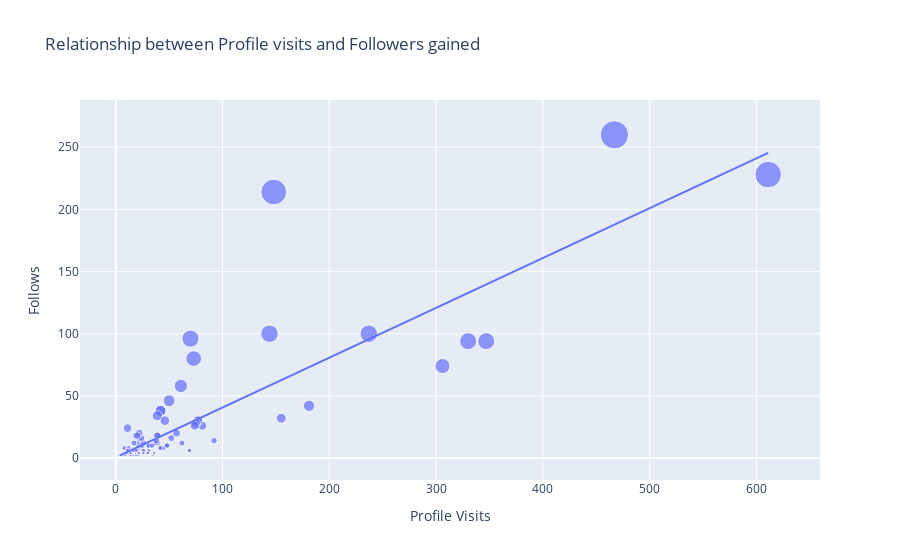

The cell this chart's notebook holds for it:
### Markdown cell above
The conversion rate of this Instagram account is 41% which is a very good conversion rate.  
Let's look at the relationship between the total profile visits and the number of followes gained from them.

### Code cell
fig= px.scatter(data_frame= data, x="Profile Visits", y= "Follows", 
                   size="Follows", trendline="ols", 
                   title= "Relationship between Profile visits and Followers gained")
fig.show()

### Figure 1 — Plotly figure (JSON) as saved in the notebook; plotly's stock layout.template omitted (floating-point values rounded to 4 significant figures)
{"data": [{"hovertemplate": "Profile Visits=%{x}<br>Follows=%{marker.size}<extra></extra>", "legendgroup": "", "marker": {"color": "#636efa", "size": [2, 10, 12, 8, 0, 2, 0, 6, 4, 6, 4, 0, 2, 4, 42, 6, 2, 2, 30, 0, 0, 24, 100, 2, 4, 6, 6, 6, 2, 2, 20, 2, 4, 8, 26, 2, 2, 4, 0, 2, 94, 8, 18, 10, 4, 4, 4, 4, 18, 38, 10, 12, 4, 4, 74, 0, 6, 6, 0, 6, 12, 10, 8, 8, 46, 12, 10, 94, 6, 10, 6, 4, 12, 16, 12, 8, 32, 8, 16, 6, 10, 10, 6, 2, 2, 30, 0, 4, 4, 18, 38, 10, 2, 4, 6, 6, 6, 2, 2, 14, 8, 14, 28, 18, 12, 34, 26, 260, 16, 96, 20, 30, 58, 100, 80, 18, 10, 214, 228], "sizemode": "area", "sizeref": 0.65, "symbol": "circle"}, "mode": "markers", "name": "", "orientation": "v", "showlegend": false, "type": "scatter", "x": [35, 48, 62, 23, 8, 9, 26, 12, 36, 31, 29, 15, 8, 20, 181, 17, 16, 21, 77, 10, 9, 11, 144, 14, 10, 19, 69, 11, 19, 9, 57, 13, 11, 24, 81, 4, 7, 14, 18, 8, 330, 21, 19, 32, 19, 21, 14, 30, 39, 42, 31, 20, 12, 22, 306, 13, 26, 16, 15, 15, 39, 21, 8, 45, 50, 37, 25, 347, 26, 48, 16, 26, 17, 52, 22, 41, 155, 12, 22, 20, 23, 25, 17, 16, 21, 77, 10, 14, 30, 39, 42, 31, 14, 10, 19, 69, 11, 19, 9, 38, 42, 92, 75, 21, 26, 39, 74, 467, 24, 70, 22, 46, 61, 237, 73, 20, 34, 148, 611], "xaxis": "x", "y": [2, 10, 12, 8, 0, 2, 0, 6, 4, 6, 4, 0, 2, 4, 42, 6, 2, 2, 30, 0, 0, 24, 100, 2, 4, 6, 6, 6, 2, 2, 20, 2, 4, 8, 26, 2, 2, 4, 0, 2, 94, 8, 18, 10, 4, 4, 4, 4, 18, 38, 10, 12, 4, 4, 74, 0, 6, 6, 0, 6, 12, 10, 8, 8, 46, 12, 10, 94, 6, 10, 6, 4, 12, 16, 12, 8, 32, 8, 16, 6, 10, 10, 6, 2, 2, 30, 0, 4, 4, 18, 38, 10, 2, 4, 6, 6, 6, 2, 2, 14, 8, 14, 28, 18, 12, 34, 26, 260, 16, 96, 20, 30, 58, 100, 80, 18, 10, 214, 228], "yaxis": "y"}, {"hovertemplate": "<b>OLS trendline</b><br>Follows = 0.400884 * Profile Visits + 0.46283<br>R<sup>2</sup>=0.727868<br><br>Profile Visits=%{x}<br>Follows=%{y} <b>(trend)</b><extra></extra>", "legendgroup": "", "marker": {"color": "#636efa", "symbol": "circle"}, "mode": "lines", "name": "", "showlegend": false, "type": "scatter", "x": [4, 7, 8, 8, 8, 8, 9, 9, 9, 9, 10, 10, 10, 10, 11, 11, 11, 11, 12, 12, 12, 13, 13, 14, 14, 14, 14, 14, 15, 15, 15, 16, 16, 16, 16, 17, 17, 17, 18, 19, 19, 19, 19, 19, 19, 20, 20, 20, 20, 21, 21, 21, 21, 21, 21, 22, 22, 22, 22, 23, 23, 24, 24, 25, 25, 26, 26, 26, 26, 26, 29, 30, 30, 31, 31, 31, 32, 34, 35, 36, 37, 38, 39, 39, 39, 39, 41, 42, 42, 42, 45, 46, 48, 48, 50, 52, 57, 61, 62, 69, 69, 70, 73, 74, 75, 77, 77, 81, 92, 144, 148, 155, 181, 237, 306, 330, 347, 467, 611], "xaxis": "x", "y": [2.066, 3.269, 3.67, 3.67, 3.67, 3.67, 4.071, 4.071, 4.071, 4.071, 4.472, 4.472, 4.472, 4.472, 4.873, 4.873, 4.873, 4.873, 5.273, 5.273, 5.273, 5.674, 5.674, 6.075, 6.075, 6.075, 6.075, 6.075, 6.476, 6.476, 6.476, 6.877, 6.877, 6.877, 6.877, 7.278, 7.278, 7.278, 7.679, 8.08, 8.08, 8.08, 8.08, 8.08, 8.08, 8.481, 8.481, 8.481, 8.481, 8.881, 8.881, 8.881, 8.881, 8.881, 8.881, 9.282, 9.282, 9.282, 9.282, 9.683, 9.683, 10.08, 10.08, 10.48, 10.48, 10.89, 10.89, 10.89, 10.89, 10.89, 12.09, 12.49, 12.49, 12.89, 12.89, 12.89, 13.29, 14.09, 14.49, 14.89, 15.3, 15.7, 16.1, 16.1, 16.1, 16.1, 16.9, 17.3, 17.3, 17.3, 18.5, 18.9, 19.71, 19.71, 20.51, 21.31, 23.31, 24.92, 25.32, 28.12, 28.12, 28.52, 29.73, 30.13, 30.53, 31.33, 31.33, 32.93, 37.34, 58.19, 59.79, 62.6, 73.02, 95.47, 123.1, 132.8, 139.6, 187.7, 245.4], "yaxis": "y"}], "layout": {"legend": {"itemsizing": "constant", "tracegroupgap": 0}, "title": {"text": "Relationship between Profile visits and Followers gained"}, "xaxis": {"anchor": "y", "domain": [0, 1], "title": {"text": "Profile Visits"}}, "yaxis": {"anchor": "x", "domain": [0, 1], "title": {"text": "Follows"}}}}
